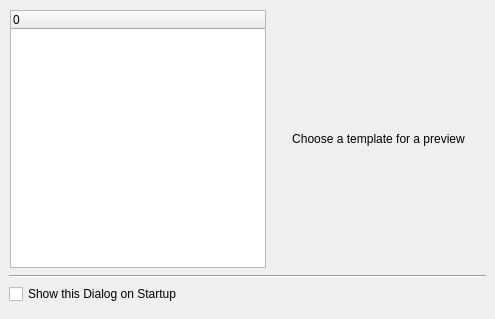
<ui version="4.0" >
 <author></author>
 <comment>*********************************************************************
**
** Copyright (C) 1992-2007 Trolltech ASA. All rights reserved.
**
** This file is part of the Qt Designer of the Qt Toolkit.
**
** This file may be used under the terms of the GNU General Public
** License version 2.0 as published by the Free Software Foundation
** and appearing in the file LICENSE.GPL included in the packaging of
** this file.  Please review the following information to ensure GNU
** General Public Licensing requirements will be met:
** http://www.trolltech.com/products/qt/opensource.html
**
** If you are unsure which license is appropriate for your use, please
** review the following information:
** http://www.trolltech.com/products/qt/licensing.html or contact the
** sales department at sales@trolltech.com.
**
** This file is provided AS IS with NO WARRANTY OF ANY KIND, INCLUDING THE
** WARRANTY OF DESIGN, MERCHANTABILITY AND FITNESS FOR A PARTICULAR PURPOSE.
**
*********************************************************************</comment>
 <exportmacro></exportmacro>
 <class>NewForm</class>
 <widget class="QDialog" name="NewForm" >
  <property name="geometry" >
   <rect>
    <x>0</x>
    <y>0</y>
    <width>495</width>
    <height>319</height>
   </rect>
  </property>
  <property name="windowTitle" >
   <string>New Form</string>
  </property>
  <layout class="QVBoxLayout" >
   <property name="margin" >
    <number>9</number>
   </property>
   <property name="spacing" >
    <number>6</number>
   </property>
   <item>
    <layout class="QHBoxLayout" >
     <property name="margin" >
      <number>1</number>
     </property>
     <property name="spacing" >
      <number>6</number>
     </property>
     <item>
      <widget class="QTreeWidget" name="treeWidget" >
       <property name="iconSize" >
        <size>
         <width>128</width>
         <height>128</height>
        </size>
       </property>
       <property name="rootIsDecorated" >
        <bool>false</bool>
       </property>
       <property name="columnCount" >
        <number>1</number>
       </property>
       <column>
        <property name="text" >
         <string>0</string>
        </property>
       </column>
      </widget>
     </item>
     <item>
      <widget class="QLabel" name="lblPreview" >
       <property name="sizePolicy" >
        <sizepolicy>
         <hsizetype>7</hsizetype>
         <vsizetype>5</vsizetype>
         <horstretch>0</horstretch>
         <verstretch>0</verstretch>
        </sizepolicy>
       </property>
       <property name="lineWidth" >
        <number>1</number>
       </property>
       <property name="text" >
        <string>Choose a template for a preview</string>
       </property>
       <property name="alignment" >
        <set>Qt::AlignCenter</set>
       </property>
       <property name="margin" >
        <number>5</number>
       </property>
      </widget>
     </item>
    </layout>
   </item>
   <item>
    <widget class="QFrame" name="horizontalLine" >
     <property name="frameShape" >
      <enum>QFrame::HLine</enum>
     </property>
     <property name="frameShadow" >
      <enum>QFrame::Sunken</enum>
     </property>
    </widget>
   </item>
   <item>
    <widget class="QCheckBox" name="chkShowOnStartup" >
     <property name="text" >
      <string>Show this Dialog on Startup</string>
     </property>
    </widget>
   </item>
   <item>
    <widget class="QDialogButtonBox" name="buttonBox" />
   </item>
  </layout>
 </widget>
 <pixmapfunction></pixmapfunction>
 <customwidgets>
  <customwidget>
   <class>QDialogButtonBox</class>
   <extends>QWidget</extends>
   <header>qdialogbuttonbox.h</header>
   <container>1</container>
   <pixmap></pixmap>
  </customwidget>
 </customwidgets>
 <resources/>
 <connections/>
</ui>
